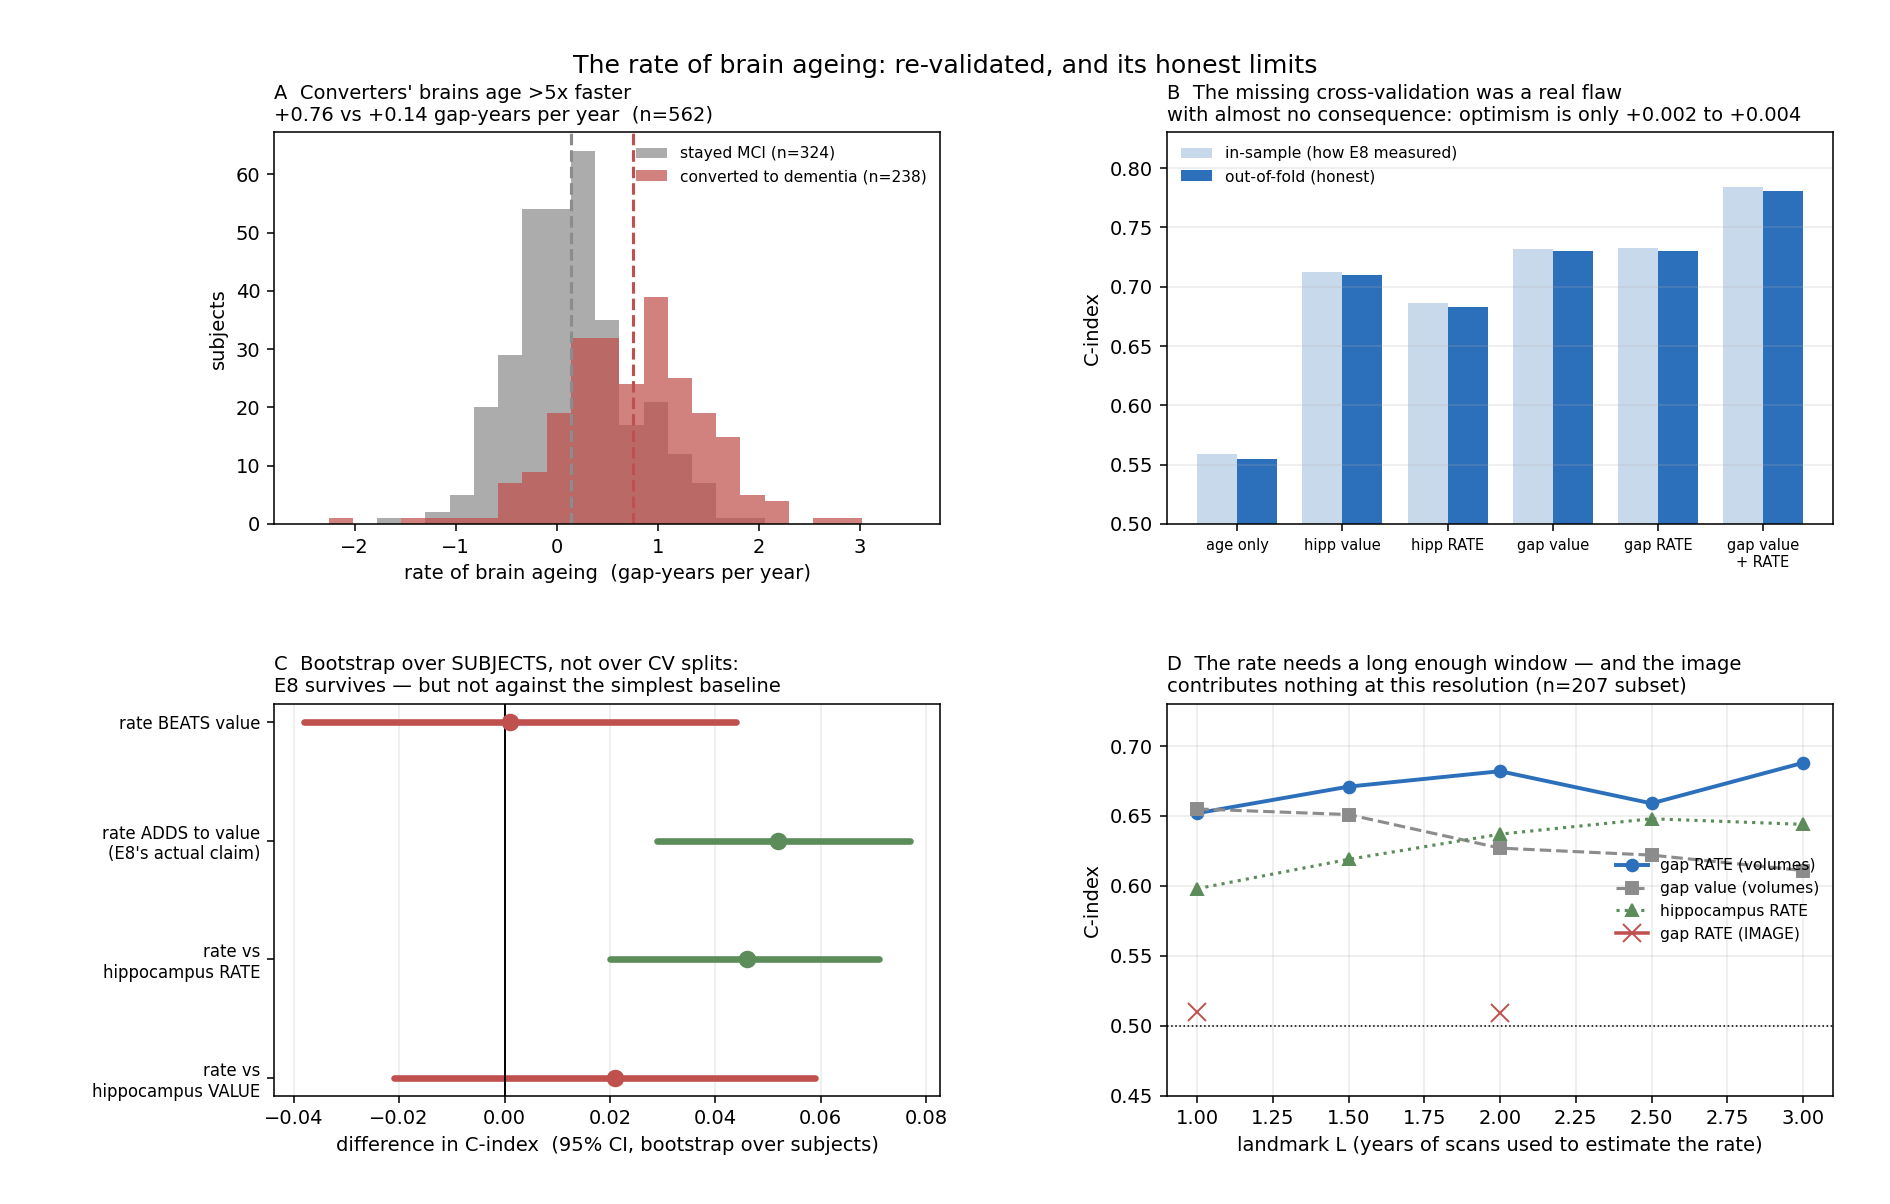

The Python source for this figure:
#!/usr/bin/env python
# -*- coding: utf-8 -*-
"""Figure: the rate of brain ageing, re-validated, and what it does not beat."""

import os

import matplotlib
matplotlib.use("Agg")
import matplotlib.pyplot as plt
import numpy as np
import pandas as pd

OUT = r"C:\Users\Sibetalaee\Desktop\PhD\Brain Age Estimation\pilot"
BLUE, RED, GREY, GREEN = "#2c6fbb", "#c0504d", "#8c8c8c", "#5b8c5a"


def main():
    fig = plt.figure(figsize=(13.5, 8.6))
    gs = fig.add_gridspec(2, 2, hspace=0.46, wspace=0.34,
                          left=0.145, right=0.97, top=0.89, bottom=0.09)

    # ---- A  converters age faster
    ax = fig.add_subplot(gs[0, 0])
    df = pd.read_csv(os.path.join(OUT, "exp8b_cohort.csv"))
    bins = np.linspace(-2.5, 3.5, 26)
    ax.hist(df.rate[df.event == 0], bins=bins, alpha=.72, color=GREY,
            label=f"stayed MCI (n={int((df.event==0).sum())})")
    ax.hist(df.rate[df.event == 1], bins=bins, alpha=.72, color=RED,
            label=f"converted to dementia (n={int(df.event.sum())})")
    for v, c in [(df.rate[df.event == 0].mean(), GREY),
                 (df.rate[df.event == 1].mean(), RED)]:
        ax.axvline(v, color=c, ls="--", lw=1.6)
    ax.set_xlabel("rate of brain ageing  (gap-years per year)")
    ax.set_ylabel("subjects")
    ax.legend(fontsize=8, frameon=False)
    ax.set_title("A  Converters' brains age >5x faster\n"
                 "+0.76 vs +0.14 gap-years per year  (n=562)",
                 fontsize=10, loc="left")

    # ---- B  in-sample vs out-of-fold
    ax = fig.add_subplot(gs[0, 1])
    arms = ["age only", "hipp value", "hipp RATE", "gap value", "gap RATE",
            "gap value\n+ RATE"]
    ins = [0.559, 0.712, 0.686, 0.732, 0.733, 0.784]
    oof = [0.555, 0.710, 0.683, 0.730, 0.730, 0.781]
    x = np.arange(len(arms))
    ax.bar(x - .19, ins, .38, color="#c9d9ec", label="in-sample (how E8 measured)")
    ax.bar(x + .19, oof, .38, color=BLUE, label="out-of-fold (honest)")
    ax.set_xticks(x)
    ax.set_xticklabels(arms, fontsize=7.5)
    ax.set_ylim(0.5, 0.83)
    ax.set_ylabel("C-index")
    ax.legend(fontsize=8, frameon=False, loc="upper left")
    ax.set_title("B  The missing cross-validation was a real flaw\n"
                 "with almost no consequence: optimism is only +0.002 to +0.004",
                 fontsize=10, loc="left")
    ax.grid(axis="y", alpha=.25)

    # ---- C  bootstrap intervals
    ax = fig.add_subplot(gs[1, 0])
    tests = ["rate BEATS value", "rate ADDS to value\n(E8's actual claim)",
             "rate vs\nhippocampus RATE", "rate vs\nhippocampus VALUE"]
    est = [0.001, 0.052, 0.046, 0.021]
    lo = [-0.038, 0.029, 0.020, -0.021]
    hi = [0.044, 0.077, 0.071, 0.059]
    y = np.arange(len(tests))[::-1]
    for i, (e, l, h) in enumerate(zip(est, lo, hi)):
        c = GREEN if l > 0 else RED
        ax.plot([l, h], [y[i], y[i]], color=c, lw=3.4, solid_capstyle="round")
        ax.plot(e, y[i], "o", color=c, ms=8, zorder=3)
    ax.axvline(0, color="k", lw=1)
    ax.set_yticks(y)
    ax.set_yticklabels(tests, fontsize=8.5)
    ax.set_xlabel("difference in C-index  (95% CI, bootstrap over subjects)")
    ax.set_title("C  Bootstrap over SUBJECTS, not over CV splits:\n"
                 "E8 survives — but not against the simplest baseline",
                 fontsize=10, loc="left")
    ax.grid(axis="x", alpha=.25)

    # ---- D  landmark sweep + image arm
    ax = fig.add_subplot(gs[1, 1])
    L = [1.0, 1.5, 2.0, 2.5, 3.0]
    rate = [0.652, 0.671, 0.682, 0.659, 0.688]
    val = [0.655, 0.651, 0.627, 0.622, 0.611]
    hip = [0.598, 0.619, 0.637, 0.648, 0.644]
    img = [0.510, np.nan, 0.509, np.nan, np.nan]
    ax.plot(L, rate, "o-", color=BLUE, lw=2, label="gap RATE (volumes)")
    ax.plot(L, val, "s--", color=GREY, lw=1.6, label="gap value (volumes)")
    ax.plot(L, hip, "^:", color=GREEN, lw=1.6, label="hippocampus RATE")
    ax.plot(L, img, "x-", color=RED, lw=1.8, ms=9, label="gap RATE (IMAGE)")
    ax.axhline(0.5, color="k", lw=.8, ls=":")
    ax.set_xlabel("landmark L (years of scans used to estimate the rate)")
    ax.set_ylabel("C-index")
    ax.set_ylim(0.45, 0.73)
    ax.legend(fontsize=8, frameon=False, loc="center right")
    ax.set_title("D  The rate needs a long enough window — and the image\n"
                 "contributes nothing at this resolution (n=207 subset)",
                 fontsize=10, loc="left")
    ax.grid(alpha=.25)

    fig.suptitle("The rate of brain ageing: re-validated, and its honest limits",
                 fontsize=13, y=0.955)
    p = os.path.join(OUT, "fig18_rate_validated.png")
    fig.savefig(p, dpi=140)
    print("saved ->", p)


if __name__ == "__main__":
    main()
